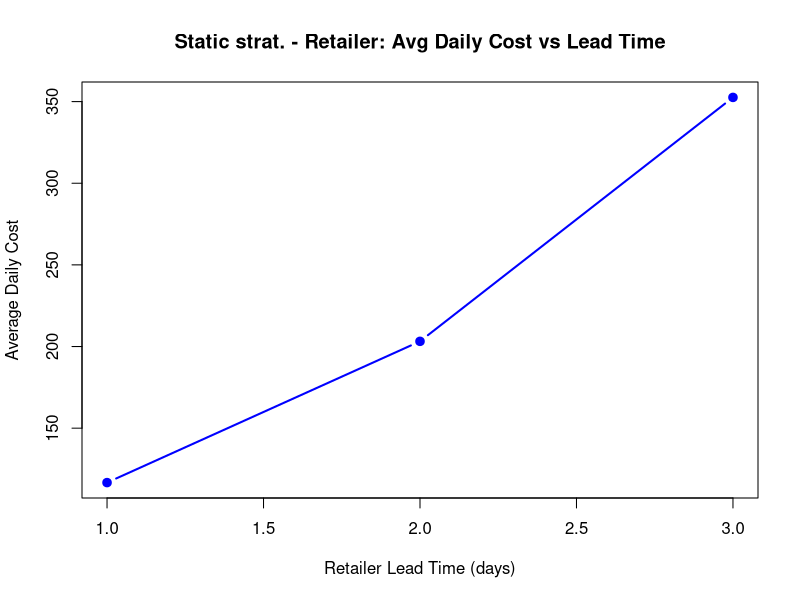
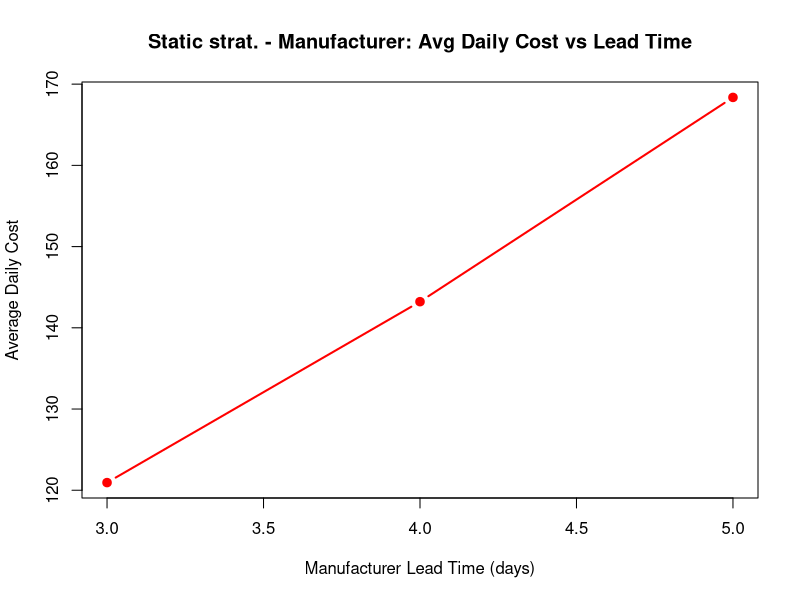
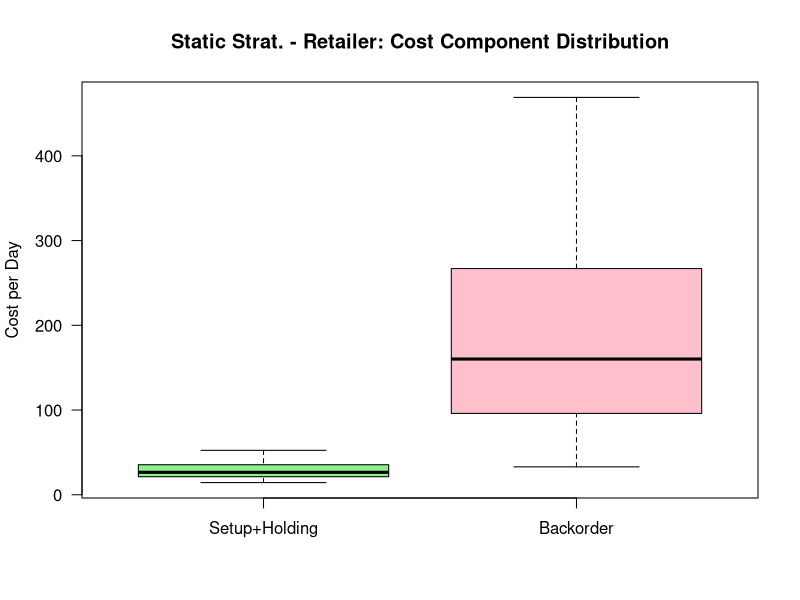
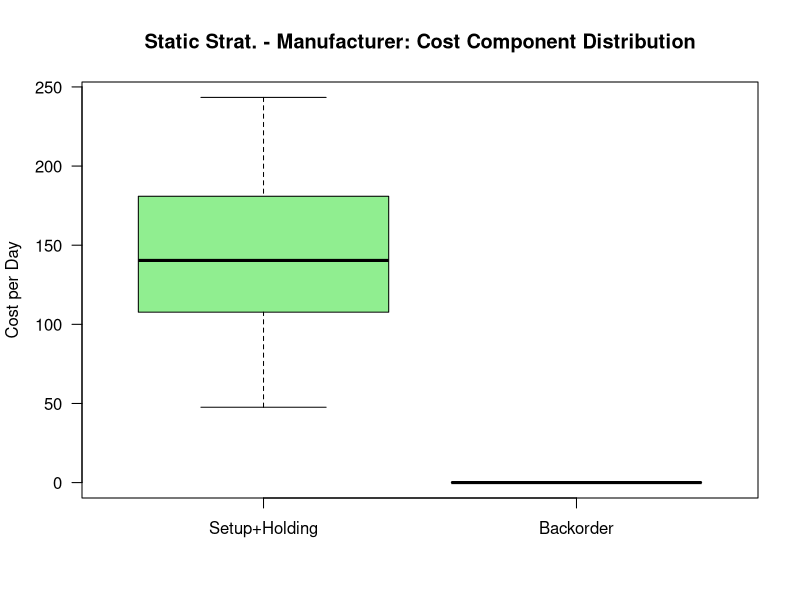
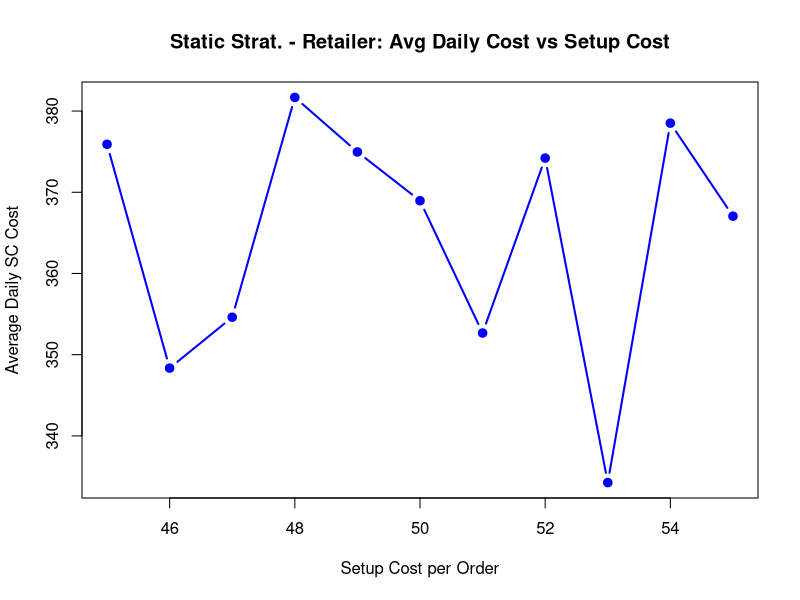
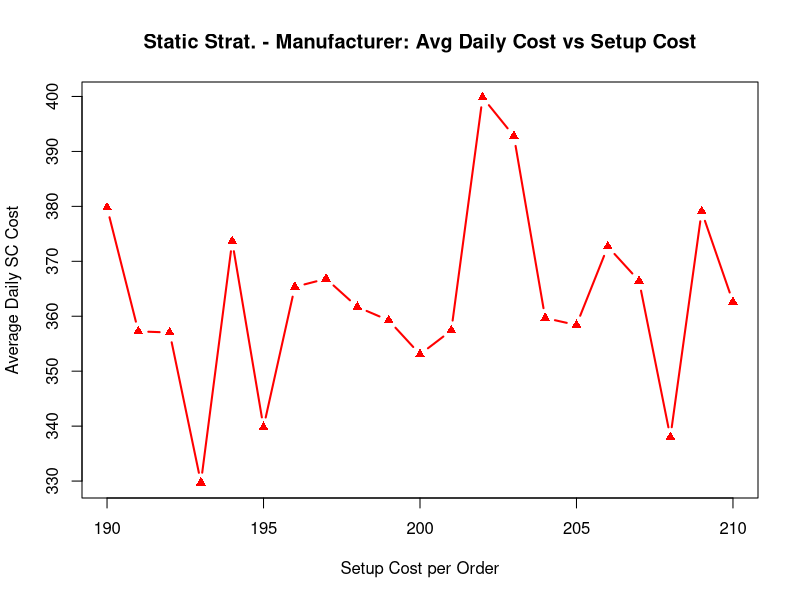
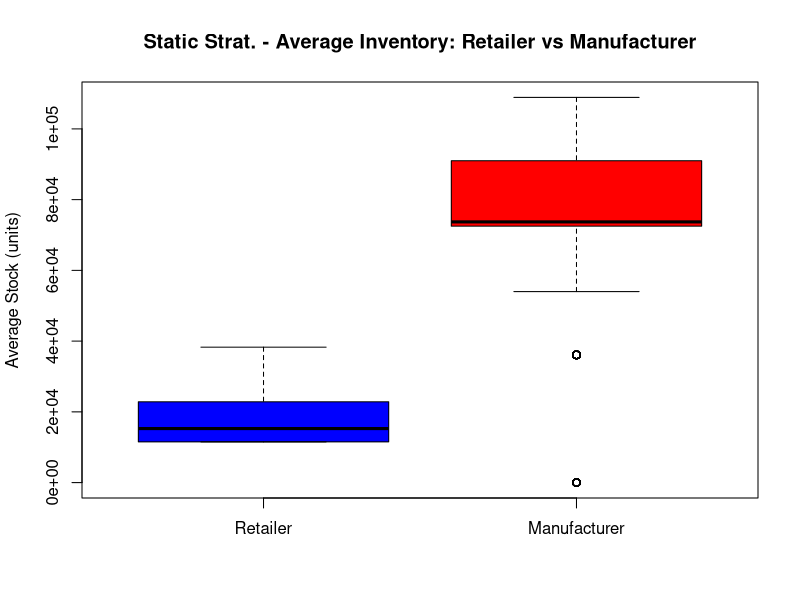
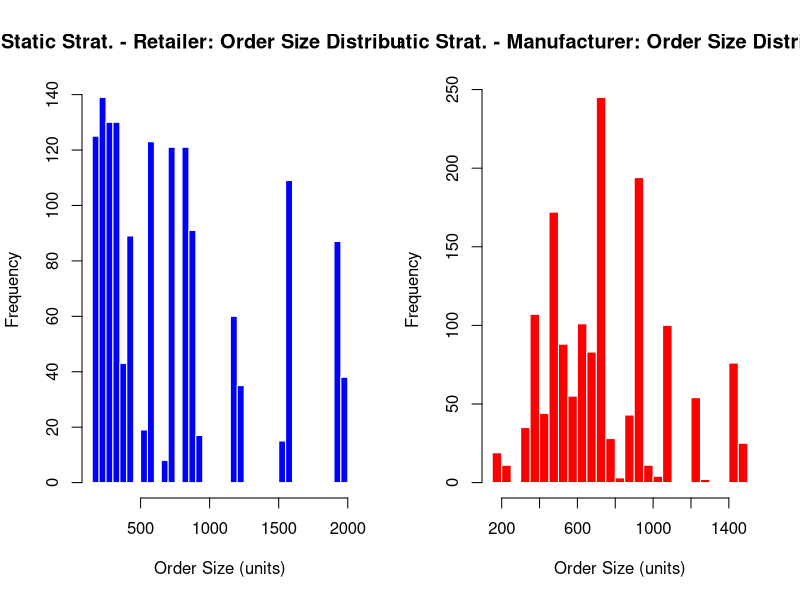

Source code (R) for these figures, in order:
# STATIC UNCERTAINTY STRATEGY

rm(list = ls())         # Clear all objects from workspace: guarantees a clean environment.
graphics.off()          # Close any open plotting devices: avoids drawing over previous plots.

# -------------------------------------
# Experimental Grid parameters
# -------------------------------------
## --- Retailer ---
lead_time_retailer_vals <- 1:3                           # Vector of retailer inbound lead times (days) to test.
setup_retailer_vals     <- 45:55                         # Vector of retailer setup costs to test.
hold_retailer_vals      <- seq(0.1, 0.4, by = 0.1)       # Vector of retailer holding costs to test.
backorder_retailer_vals <- 2:5                           # Vector of retailer backorder penalty costs to test.

Experimental_grid_table_retailer <- expand.grid(         # Build the Cartesian product of retailer parameters.
  lead_time_retailer = lead_time_retailer_vals,          # Column: retailer lead time.
  setup_retailer     = setup_retailer_vals,              # Column: retailer setup.
  hold_retailer      = hold_retailer_vals,               # Column: retailer holding.
  backorder_retailer = backorder_retailer_vals,          # Column: retailer backorder.
  KEEP.OUT.ATTRS = FALSE, stringsAsFactors = FALSE       # Keep it tidy (no attributes; character not factors).
)

## --- Manufacturer ---
lead_time_manufacturer_vals <- 3:5                       # Vector of manufacturer inbound lead times (days) to test.
setup_manufacturer_vals     <- 190:210                   # Vector of manufacturer setup costs to test.
hold_manufacturer_vals      <- c(0.3, 0.5, 0.7)          # Vector of manufacturer holding costs to test.
backorder_manufacturer_vals <- 1:3                       # Vector of manufacturer backorder penalty costs to test.

Experimental_grid_table_manufacturer <- expand.grid(     # Build the Cartesian product of manufacturer parameters.
  lead_time_manufacturer = lead_time_manufacturer_vals,  # Column: manufacturer lead time.
  setup_manufacturer     = setup_manufacturer_vals,      # Column: manufacturer setup.
  hold_manufacturer      = hold_manufacturer_vals,       # Column: manufacturer holding.
  backorder_manufacturer = backorder_manufacturer_vals,  # Column: manufacturer backorder.
  KEEP.OUT.ATTRS = FALSE, stringsAsFactors = FALSE       # Keep it tidy.
)

# ============================================================
# Core static strategy (two-echelon) wrapped into functions
# ============================================================

set.seed(123)                        # Fix RNG seed so all scenarios see the same 365-day demand (fair comparison).
T_cost      <- 365                   # Performance window: number of days we accrue costs and evaluate KPIs.
demand_mean <- 100                   # Planning mean demand (used by DP proxy and lot-sizing).
demand_sd   <- 20                    # Planning demand standard deviation (used to generate realized demand).

demand_first365 <-                    # Realized retailer demand for the first 365 days (non-negative integers).
  pmax(round(rnorm(T_cost, mean = demand_mean, sd = demand_sd)), 0)

clamp <- function(x, lo, hi) {        # Utility: clip value x into closed interval [lo, hi].
  max(lo, min(hi, x))
}

# ------------------------------------------------------------
# Shortest-path dynamic program with "arrival-day semantics"
# DP nodes are days; an arc (i -> t) means: place at day i, arrives at i+L, covers days (i+L)..(t-1).
# Cost proxy uses holding on mean demand only to keep DP tractable and stationary.
# ------------------------------------------------------------
shortest_path_days <- function(T_len, setup, holding, lead_time, daily_mean) {
  cost <- rep(Inf, T_len + 1)        # DP value array for nodes 0..T_len (1-based index stores node t-1).
  cost[1] <- 0                       # Base: cost to reach node 0 is zero.
  pred <- rep(NA_integer_, T_len + 1)# To backtrack optimal predecessors.
  
  for (t in 2:(T_len + 1)) {         # For each sink node t (representing end of day t-1)…
    best <- Inf                      # Track best incoming arc cost.
    arg  <- NA_integer_              # Track best predecessor node index.
    for (i in 1:(t - 1)) {           # Consider all predecessors i < t.
      start <- i + lead_time         # Arrival day if we place at i.
      if (start >= t) next           # Must cover at least one day: if arrival is after/equal to t, skip.
      n_days <- t - start            # Number of covered days (from start to t-1 inclusive).
      
      # Holding-cost proxy: mean inventory carried for 1..n_days days.
      # Sum of 1..n = n(n+1)/2; multiply by daily_mean and holding cost/unit/day.
      h_cost <- holding * daily_mean * (n_days * (n_days + 1) / 2)
      
      v <- cost[i] + setup + h_cost  # Total cost reaching node t via node i and arc (i -> t).
      if (v < best) {                # Keep the best incoming arc.
        best <- v
        arg  <- i
      }
    }
    cost[t] <- best                  # Store optimal cost to reach node t.
    pred[t] <- arg                   # Store predecessor that achieves it.
  }
  
  # Backtrack optimal order placements: follow predecessors from terminal node.
  order_days <- c()                  # Will store placement (order) days (before adding lead time).
  cur <- T_len + 1                   # Start from terminal node (end of horizon).
  while (!is.na(pred[cur])) {        # Walk back until we hit the origin (NA).
    order_days <- c(pred[cur], order_days)  # Prepend predecessor day.
    cur <- pred[cur]                 # Move to predecessor.
  }
  repl_days <- order_days + lead_time # Convert placement days to ARRIVAL days (shift by lead time).
  
  list(repl_days = repl_days)        # Return only arrival schedule (quantities planned elsewhere).
}

# ------------------------------------------------------------
# Static lot sizing with exact mass balance up to T_cost
# Each cycle k gets Q_k = mean * (#days in cycle within the first 365 days).
# The last lot is adjusted so total lots == 365 * mean (mass-balance).
# ------------------------------------------------------------
plan_quantities_static <- function(repl_days, T_cost, daily_mean) {
  K <- length(repl_days)             # Number of arrivals/cycles.
  q <- numeric(K)                    # Lot sizes to be received at each arrival.
  n_days_vec <- integer(K)           # Cycle lengths (in days) within the cost window.
  
  for (k in seq_len(K)) {            # For each cycle…
    start <- repl_days[k]            # Cycle starts at its arrival day.
    end   <- if (k < K) min(repl_days[k + 1] - 1, T_cost) else T_cost  # End at day before next arrival or 365.
    n_days <- max(0, end - start + 1)# Cycle length (0 if arrival after T_cost).
    n_days_vec[k] <- n_days          # Save cycle length.
    q[k] <- n_days * daily_mean      # Fixed lot equals expected demand over the cycle (no safety).
  }
  
  target_total <- T_cost * daily_mean # Expected demand over 365 days.
  delta <- target_total - sum(q)      # Correction to match target total exactly.
  if (K >= 1) q[K] <- max(0, q[K] + delta)  # Adjust the last lot (non-negative clamp).
  
  list(q = q, n_days = n_days_vec)    # Return lots and cycle lengths.
}

# ------------------------------------------------------------
# Inventory simulation (single echelon)
# - demand length may be 365 + L to allow last arrivals to land (tail zeros).
# - costs accrue only for t <= T_cost.
# - repl_days are ARRIVAL days; placement is logged at (arrival - lead_time).
# ------------------------------------------------------------
simulate_inventory <- function(demand, repl_days, quantities,
                               setup_cost, holding_cost, backorder_cost, lead_time,
                               T_cost, initial_inventory = 150) {
  n_full <- length(demand)           # Simulation horizon length (365 + echelon lead time).
  inv <- numeric(n_full)             # End-of-day on-hand inventory time series.
  orders <- numeric(n_full)          # Placement time series (for upstream demand).
  stock <- initial_inventory         # On-hand inventory at start.
  backorder <- 0                     # Unmet demand carried over to next day.
  r <- 1                             # Index of next planned arrival in repl_days.
  c_setup <- 0; c_hold <- 0; c_back <- 0  # Cost accumulators.
  
  for (t in 1:n_full) {              # Simulate day by day.
    if (r <= length(repl_days) && t == repl_days[r]) {  # If a lot arrives today…
      qty <- quantities[r]           # Fixed planned quantity for this cycle.
      if (qty > 0) {                 # Ignore zero quantities.
        stock <- stock + qty         # Receive into on-hand stock.
        if (t <= T_cost) c_setup <- c_setup + setup_cost   # Count setup if arrival inside cost window.
        place_day <- clamp(repl_days[r] - lead_time, 1, n_full)  # Placement day = arrival - lead time (clamped).
        orders[place_day] <- orders[place_day] + qty      # Log the placement amount.
      }
      r <- r + 1                     # Move to next arrival.
    }
    
    need <- demand[t] + backorder    # Today's demand plus any backlog must be satisfied.
    ship <- min(need, stock)         # Ship as much as possible (limited by stock).
    stock <- stock - ship            # Reduce stock by shipped amount.
    backorder <- need - ship         # Any unmet demand becomes backlog.
    
    inv[t] <- stock                  # Record end-of-day inventory.
    
    if (t <= T_cost) {               # Accrue costs only within the 365-day window.
      c_hold <- c_hold + stock * holding_cost
      c_back <- c_back + backorder * backorder_cost
    }
  }
  
  list(                               # Return trajectory and KPI totals.
    inventory = inv,
    orders = orders,
    setup_cost = c_setup,
    holding_cost = c_hold,
    backorder_cost = c_back,
    total_cost = c_setup + c_hold + c_back,
    avg_cost = (c_setup + c_hold + c_back) / T_cost
  )
}

# ------------------------------------------------------------
# Scenario runner: executes the full two-echelon simulation for one row of parameters
# ------------------------------------------------------------
run_scenario <- function(params) {
  # --- Unpack scenario parameters from a one-row data.frame/list ---
  Lr <- params$lead_time_retailer
  Sr <- params$setup_retailer
  Hr <- params$hold_retailer
  Br <- params$backorder_retailer
  Lm <- params$lead_time_manufacturer
  Sm <- params$setup_manufacturer
  Hm <- params$hold_manufacturer
  Bm <- params$backorder_manufacturer
  
  # --- Echelon-specific horizons (allow last arrivals to land) ---
  T_full_retailer     <- T_cost + Lr         # Retailer horizon = 365 + Lr.
  T_full_manufacturer <- T_cost + Lm         # Manufacturer horizon = 365 + Lm.
  
  # --- Build demand vector for retailer (365 realized + Lr tail zeros) ---
  demand_vec <- c(demand_first365, rep(0, Lr))
  
  # --- RETAILER planning: arrival days via DP, lot sizing, and simulation ---
  retailer_days <- shortest_path_days(       # Compute optimal arrival schedule for retailer.
    T_len      = T_full_retailer,
    setup      = Sr,
    holding    = Hr,
    lead_time  = Lr,
    daily_mean = demand_mean
  )
  retailer_plan <- plan_quantities_static(   # Fixed lots for each cycle (mass-balanced to 365*mean).
    repl_days  = retailer_days$repl_days,
    T_cost     = T_cost,
    daily_mean = demand_mean
  )
  retailer_initial <- 150                    # Initial on-hand inventory (consistent baseline).
  retailer_sim <- simulate_inventory(        # Simulate retailer inventory & costs.
    demand         = demand_vec,
    repl_days      = retailer_days$repl_days,
    quantities     = retailer_plan$q,
    setup_cost     = Sr,
    holding_cost   = Hr,
    backorder_cost = Br,
    lead_time      = Lr,
    T_cost         = T_cost,
    initial_inventory = retailer_initial
  )
  
  # --- Manufacturer demand is retailer placements that occur within 365 days ---
  manufacturer_demand <- numeric(T_full_manufacturer)          # Initialize manufacturer demand timeline.
  retailer_place_days <- pmax(1, retailer_days$repl_days - Lr) # Placement = arrival - Lr (clamped to ≥ 1).
  for (k in seq_along(retailer_place_days)) {                  # Map each retailer placement…
    place_day <- retailer_place_days[k]
    if (place_day <= T_cost) {                                 # Only placements in the 365-day window count.
      manufacturer_demand[place_day] <-                       # Add a spike equal to the corresponding lot.
        manufacturer_demand[place_day] + retailer_plan$q[k]
    }
  }
  
  # --- Manufacturer planning: arrival days via DP using a mean proxy over its demand timeline ---
  manu_days <- shortest_path_days(
    T_len      = T_full_manufacturer,
    setup      = Sm,
    holding    = Hm,
    lead_time  = Lm,
    daily_mean = if (sum(manufacturer_demand) > 0)
      mean(manufacturer_demand[1:T_cost]) else 0
  )
  
  # --- Manufacturer lots: sum deterministic spikes inside each cycle (only up to day 365) ---
  manu_q <- numeric(length(manu_days$repl_days))               # Allocate lot vector.
  for (k in seq_along(manu_days$repl_days)) {
    start <- manu_days$repl_days[k]                            # Cycle start (arrival day).
    end   <- if (k < length(manu_days$repl_days))              # Cycle end (day before next arrival)…
      manu_days$repl_days[k + 1] - 1 else T_full_manufacturer
    start_c <- max(start, 1)                                   # Clamp lower bound inside horizon.
    end_c   <- min(end, T_cost)                                # Count demand only inside 365-day window.
    manu_q[k] <- if (start_c <= end_c)                         # Sum spikes in the cycle window.
      sum(manufacturer_demand[start_c:end_c]) else 0
  }
  
  # --- Manufacturer initial stock: cover potential demand inside its own lead time (avoid day-1 backlog) ---
  manufacturer_initial <- max(150,                              # Baseline initial inventory.
                              sum(manufacturer_demand[1:min(T_cost, Lm)]))
  
  # --- Simulate manufacturer echelon ---
  manufacturer_sim <- simulate_inventory(
    demand         = manufacturer_demand,
    repl_days      = manu_days$repl_days,
    quantities     = manu_q,
    setup_cost     = Sm,
    holding_cost   = Hm,
    backorder_cost = Bm,
    lead_time      = Lm,
    T_cost         = T_cost,
    initial_inventory = manufacturer_initial
  )
  
  # --- Collect KPIs for this scenario in a single-row data.frame ---
  data.frame(
    lead_time_retailer = Lr,
    setup_retailer     = Sr,
    hold_retailer      = Hr,
    backorder_retailer = Br,
    lead_time_manufacturer = Lm,
    setup_manufacturer     = Sm,
    hold_manufacturer      = Hm,
    backorder_manufacturer = Bm,
    retailer_setups     = retailer_sim$setup_cost,
    retailer_holding    = retailer_sim$holding_cost,
    retailer_backorder  = retailer_sim$backorder_cost,
    retailer_total      = retailer_sim$total_cost,
    retailer_avg_daily  = retailer_sim$avg_cost,
    manufacturer_setups    = manufacturer_sim$setup_cost,
    manufacturer_holding   = manufacturer_sim$holding_cost,
    manufacturer_backorder = manufacturer_sim$backorder_cost,
    manufacturer_total     = manufacturer_sim$total_cost,
    manufacturer_avg_daily = manufacturer_sim$avg_cost,
    sc_total           = retailer_sim$total_cost + manufacturer_sim$total_cost,  # System total.
    sc_avg_daily       = retailer_sim$avg_cost + manufacturer_sim$avg_cost,      # System daily avg.
    retailer_cycles    = length(retailer_days$repl_days),                        # Number of retailer cycles.
    manufacturer_cycles= length(manu_days$repl_days),                            # Number of manufacturer cycles.
    stringsAsFactors = FALSE
  )
}

# ------------------------------------------------------------
# Build the combined grid and evaluate all/some scenarios
# ------------------------------------------------------------
Grid_full <- merge(Experimental_grid_table_retailer,   # Merge (Cartesian product) retailer × manufacturer grids.
                   Experimental_grid_table_manufacturer,
                   by = NULL)

cat("Full Cartesian grid size:", nrow(Grid_full), "scenarios\n")  # Informative print of grid size.

MAX_SCEN <- 1500                         # Runtime guardrail: set to Inf to run all; otherwise sample this many.
if (!is.infinite(MAX_SCEN) && nrow(Grid_full) > MAX_SCEN) {
  set.seed(123)                          # Seed for reproducible sampling of scenarios.
  pick <- sample.int(nrow(Grid_full), MAX_SCEN)  # Randomly choose scenario indices.
  Grid_eval <- Grid_full[pick, , drop = FALSE]   # Subset grid to sampled scenarios.
  cat("Sampling", nrow(Grid_eval),
      "scenarios for evaluation (set MAX_SCEN <- Inf to run all)\n")
} else {
  Grid_eval <- Grid_full                 # Evaluate the full grid when MAX_SCEN is Inf or grid is small.
}

# Evaluate scenarios with a simple text progress bar
n_scen <- nrow(Grid_eval)                # Number of scenarios to evaluate.
pb <- txtProgressBar(min = 0, max = n_scen, style = 3)  # Create progress bar.
Results_list <- vector("list", n_scen)   # Preallocate list to collect per-scenario results.

for (i in seq_len(n_scen)) {             # Loop over all selected scenarios.
  Results_list[[i]] <- run_scenario(Grid_eval[i, ])  # Run the two-echelon simulation.
  if (i %% 5 == 0 || i == n_scen) setTxtProgressBar(pb, i)  # Update progress every 5 scenarios or at end.
}
close(pb)                                # Close the progress bar.

Results <- do.call(rbind, Results_list)  # Row-bind all per-scenario data.frames into one results table.

# Sort results by system total cost (ascending) and show top 10
Results_sorted <- Results[order(Results$sc_total), ]  # Order scenarios by best (lowest) total system cost.
cat("\n===== TOP 10 SCENARIOS (by Total Supply Chain Cost over 365 days) =====\n")
print(head(Results_sorted, 10), row.names = FALSE)    # Print the 10 best scenarios.

# Persist full results to CSV (for later analysis/reporting)
outfile <- "experimental_grid_results.csv"            # Output file name.
write.csv(Results, outfile, row.names = FALSE)        # Save every evaluated scenario.
cat("\nSaved full results to:", normalizePath(outfile), "\n")  # Confirm path to saved file.

#--------------------------------------------
#--------------------------------------------
# ANALYZED PLOTS
#--------------------------------------------
#--------------------------------------------

# ------------------------------------------------------------
# Retailer: Average Daily Cost vs Lead Time
# ------------------------------------------------------------
avg_daily_retailer <- tapply(Results$retailer_avg_daily, Results$lead_time_retailer, mean)

plot(as.numeric(names(avg_daily_retailer)), avg_daily_retailer, type = "b", lwd = 2, pch = 19, col = "blue",
     xlab = "Retailer Lead Time (days)",
     ylab = "Average Daily Cost",
     main = "Static strat. - Retailer: Avg Daily Cost vs Lead Time",
     ylim = range(avg_daily_retailer))

# ------------------------------------------------------------
# Manufacturer: Average Daily Cost vs Lead Time
# ------------------------------------------------------------
avg_daily_manufacturer <- tapply(Results$manufacturer_avg_daily, Results$lead_time_manufacturer, mean)

plot(as.numeric(names(avg_daily_manufacturer)), avg_daily_manufacturer, type = "b", lwd = 2, pch = 19, col = "red",
     xlab = "Manufacturer Lead Time (days)",
     ylab = "Average Daily Cost",
     main = "Static strat. - Manufacturer: Avg Daily Cost vs Lead Time",
     ylim = range(avg_daily_manufacturer))

# ------------------------------------------------------------
# Retailer: Cost Components Distribution
# ------------------------------------------------------------
T_perf <- 365

setup_cost_retailer   <- Results$retailer_setups
holding_cost_retailer <- Results$retailer_holding
backorder_cost_retailer <- Results$retailer_backorder

# Per day costs
cost_SH_r <- (setup_cost_retailer + holding_cost_retailer) / T_perf
cost_BO_r <- backorder_cost_retailer / T_perf

boxplot(list(`Setup+Holding` = cost_SH_r,
             Backorder       = cost_BO_r),
        main = "Static Strat. - Retailer: Cost Component Distribution",
        ylab = "Cost per Day",
        col  = c("lightgreen","pink"),
        las  = 1)

# ------------------------------------------------------------
# Manufacturer: Cost Components per Day (Boxplots)
# ------------------------------------------------------------
T_perf <- 365

# Manufacturer costs per day
cost_SH_m <- (Results$manufacturer_setups + Results$manufacturer_holding) / T_perf
cost_BO_m <- Results$manufacturer_backorder / T_perf

# Boxplot
boxplot(list(`Setup+Holding` = cost_SH_m,
             Backorder       = cost_BO_m),
        main = "Static Strat. - Manufacturer: Cost Component Distribution",
        ylab = "Cost per Day",
        col  = c("lightgreen","pink"),
        las  = 1)

# ------------------------------------------------------------
# Retailer: Avg Daily SC Cost vs Setup Cost
# ------------------------------------------------------------
avg_daily_by_Sr <- tapply(Results$sc_avg_daily, Results$setup_retailer, mean)

plot(as.numeric(names(avg_daily_by_Sr)), avg_daily_by_Sr, type = "b", lwd = 2, pch = 19, col = "blue",
     xlab = "Setup Cost per Order",
     ylab = "Average Daily SC Cost",
     main = "Static Strat. - Retailer: Avg Daily Cost vs Setup Cost")

# ------------------------------------------------------------
# Manufacturer: Avg Daily SC Cost vs Setup Cost
# ------------------------------------------------------------
avg_daily_by_Sm <- tapply(Results$sc_avg_daily, Results$setup_manufacturer, mean)

plot(as.numeric(names(avg_daily_by_Sm)), avg_daily_by_Sm, type = "b", lwd = 2, pch = 17, col = "red",
     xlab = "Setup Cost per Order",
     ylab = "Average Daily SC Cost",
     main = "Static Strat. - Manufacturer: Avg Daily Cost vs Setup Cost")

# ------------------------------------------------------------
# Average Inventory Comparison: Retailer vs Manufacturer
# ------------------------------------------------------------

# Compute average inventory over 365 days for each scenario
avg_inv_retailer    <- Results$retailer_holding / Results$hold_retailer   # reverse-engineer average stock
avg_inv_manufacturer <- Results$manufacturer_holding / Results$hold_manufacturer

# Combine into a data.frame for plotting
avg_inv_df <- data.frame(
  Retailer = avg_inv_retailer,
  Manufacturer = avg_inv_manufacturer
)

# Side-by-side boxplot
boxplot(avg_inv_df,
        main = "Static Strat. - Average Inventory: Retailer vs Manufacturer",
        ylab = "Average Stock (units)",
        col = c("blue", "red"))

# ------------------------------------------------------------
# Average order size
# ------------------------------------------------------------

# Approximate average order sizes per scenario
retailer_order_sizes    <- Results$retailer_total / Results$retailer_cycles
manufacturer_order_sizes <- Results$manufacturer_total / Results$manufacturer_cycles

# Plot histograms side by side
par(mfrow = c(1, 2))

hist(retailer_order_sizes,
     breaks = 30, col = "blue", border = "white",
     main = "Static Strat. - Retailer: Order Size Distribution",
     xlab = "Order Size (units)", ylab = "Frequency")

hist(manufacturer_order_sizes,
     breaks = 30, col = "red", border = "white",
     main = "Static Strat. - Manufacturer: Order Size Distribution",
     xlab = "Order Size (units)", ylab = "Frequency")

par(mfrow = c(1, 1))

# ------------------------------------------------------------
# Dot plot: Avg backorder costs (Static strategy)
# ------------------------------------------------------------
T_perf <- 365

# --- Retailer aggregated value ---
avg_backorder_retailer <- mean(Results$retailer_backorder / T_perf, na.rm = TRUE)

# --- Manufacturer aggregated value ---
avg_backorder_manufacturer <- mean(Results$manufacturer_backorder / T_perf, na.rm = TRUE)

# --- Plot both as dots ---
plot(1:2, c(avg_backorder_retailer, avg_backorder_manufacturer),
     pch = 19, col = c("blue", "red"), cex = 3,
     xaxt = "n", xlab = "",
     ylab = "Avg Backorder Cost per Day",
     main = "Static Strat. - Avg Backorder Costs")
axis(1, at = 1:2, labels = c("Retailer", "Manufacturer"))

# --- Add numeric values next to both dots ---
text(x = 1, y = avg_backorder_retailer,
     labels = round(avg_backorder_retailer, 0),
     pos = 4, cex = 1, col = "black")

text(x = 2, y = avg_backorder_manufacturer,
     labels = round(avg_backorder_manufacturer, 0),
     pos = 4, cex = 1, col = "black")

# ------------------------------------------------------------
# Line Plot: Average Backorders vs Lead Time
# ------------------------------------------------------------

# --- Retailer ---
avg_backorder_retailer <- aggregate(retailer_backorder / T_cost ~ lead_time_retailer,
                                    data = Results, mean)

plot(avg_backorder_retailer$lead_time_retailer,
     avg_backorder_retailer$`retailer_backorder/T_cost`,
     type = "b", pch = 19, col = "blue", lwd = 2,
     xlab = "Lead Time (days)",
     ylab = "Average Backorders per Day",
     main = "Static Strat. - Retailer: Avg Backorders vs Lead Time")
grid(nx = NA, ny = NULL)

# --- Manufacturer ---
avg_backorder_manufacturer <- aggregate(manufacturer_backorder / T_cost ~ lead_time_manufacturer,
                                        data = Results, mean)

plot(avg_backorder_manufacturer$lead_time_manufacturer,
     avg_backorder_manufacturer$`manufacturer_backorder/T_cost`,
     type = "b", pch = 17, col = "red", lwd = 2,
     xlab = "Lead Time (days)",
     ylab = "Average Backorders per Day",
     main = "Static Strat. - Manufacturer: Avg Backorders vs Lead Time")
grid(nx = NA, ny = NULL)

# -------------------------------
# Total costs over 1 year (365 days)
# -------------------------------

days_year <- 365

# Average daily cost = mean of scenario averages
avg_daily_cost_retailer     <- mean(Results$retailer_avg_daily, na.rm = TRUE)
avg_daily_cost_manufacturer <- mean(Results$manufacturer_avg_daily, na.rm = TRUE)

# Scale to 365 days
total_year_retailer      <- avg_daily_cost_retailer * days_year
total_year_manufacturer  <- avg_daily_cost_manufacturer * days_year
total_year_supply_chain  <- total_year_retailer + total_year_manufacturer

# Print nicely
cat("Retailer Cost over 1 year:", round(total_year_retailer, 2), "\n")
cat("Manufacturer Cost over 1 year:", round(total_year_manufacturer, 2), "\n")
cat("Supply Chain Cost over 1 year:", round(total_year_supply_chain, 2), "\n")
